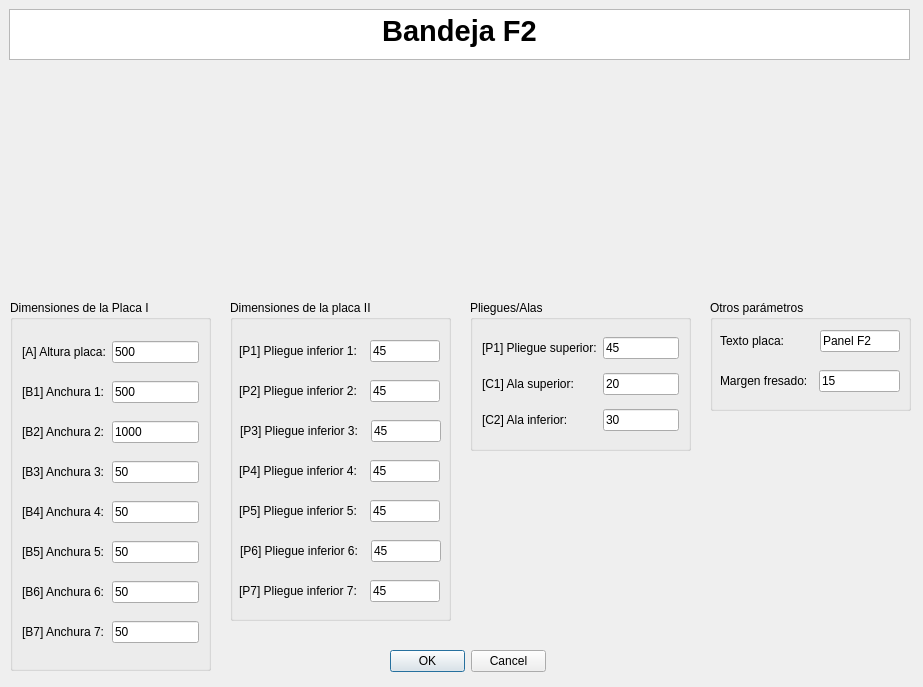
<?xml version="1.0" encoding="UTF-8"?>
<ui version="4.0">
 <class>MyPositionDialog</class>
 <widget class="QDialog" name="MyPositionDialog">
  <property name="geometry">
   <rect>
    <x>0</x>
    <y>0</y>
    <width>923</width>
    <height>687</height>
   </rect>
  </property>
  <property name="windowTitle">
   <string>Enter Position</string>
  </property>
  <property name="whatsThis">
   <string>&lt;html&gt;&lt;head/&gt;&lt;body&gt;&lt;p&gt;Esta ventana de KSDpanel te permite introducir todas las medidas correspondientes del panel seleccionado.&lt;/p&gt;&lt;p&gt;Recuerda que todas las medidas deben de ir en milimetros (mm).&lt;/p&gt;&lt;/body&gt;&lt;/html&gt;</string>
  </property>
  <widget class="QDialogButtonBox" name="buttonBox">
   <property name="geometry">
    <rect>
     <x>390</x>
     <y>650</y>
     <width>156</width>
     <height>23</height>
    </rect>
   </property>
   <property name="orientation">
    <enum>Qt::Horizontal</enum>
   </property>
   <property name="standardButtons">
    <set>QDialogButtonBox::Cancel|QDialogButtonBox::Ok</set>
   </property>
  </widget>
  <widget class="QTextBrowser" name="textBrowser">
   <property name="geometry">
    <rect>
     <x>9</x>
     <y>9</y>
     <width>901</width>
     <height>51</height>
    </rect>
   </property>
   <property name="html">
    <string>&lt;!DOCTYPE HTML PUBLIC &quot;-//W3C//DTD HTML 4.0//EN&quot; &quot;http://www.w3.org/TR/REC-html40/strict.dtd&quot;&gt;
&lt;html&gt;&lt;head&gt;&lt;meta name=&quot;qrichtext&quot; content=&quot;1&quot; /&gt;&lt;style type=&quot;text/css&quot;&gt;
p, li { white-space: pre-wrap; }
&lt;/style&gt;&lt;/head&gt;&lt;body style=&quot; font-family:'MS Shell Dlg 2'; font-size:8.25pt; font-weight:400; font-style:normal;&quot;&gt;
&lt;p align=&quot;center&quot; style=&quot; margin-top:0px; margin-bottom:0px; margin-left:0px; margin-right:0px; -qt-block-indent:0; text-indent:0px;&quot;&gt;&lt;span style=&quot; font-size:22pt; font-weight:600;&quot;&gt;Bandeja F2&lt;/span&gt;&lt;/p&gt;&lt;/body&gt;&lt;/html&gt;</string>
   </property>
  </widget>
  <widget class="QGroupBox" name="groupBox">
   <property name="geometry">
    <rect>
     <x>230</x>
     <y>300</y>
     <width>221</width>
     <height>321</height>
    </rect>
   </property>
   <property name="styleSheet">
    <string notr="true">font: 10pt &quot;MS Shell Dlg 2&quot;;</string>
   </property>
   <property name="title">
    <string>Dimensiones de la placa II</string>
   </property>
   <widget class="QLabel" name="label_14">
    <property name="geometry">
     <rect>
      <x>9</x>
      <y>40</y>
      <width>141</width>
      <height>22</height>
     </rect>
    </property>
    <property name="text">
     <string>[P1] Pliegue inferior 1:</string>
    </property>
   </widget>
   <widget class="QLineEdit" name="pliegueInf1UI">
    <property name="geometry">
     <rect>
      <x>140</x>
      <y>40</y>
      <width>70</width>
      <height>22</height>
     </rect>
    </property>
    <property name="text">
     <string>45</string>
    </property>
   </widget>
   <widget class="QLabel" name="label_15">
    <property name="geometry">
     <rect>
      <x>9</x>
      <y>80</y>
      <width>141</width>
      <height>22</height>
     </rect>
    </property>
    <property name="text">
     <string>[P2] Pliegue inferior 2:</string>
    </property>
   </widget>
   <widget class="QLineEdit" name="pliegueInf2UI">
    <property name="geometry">
     <rect>
      <x>140</x>
      <y>80</y>
      <width>70</width>
      <height>22</height>
     </rect>
    </property>
    <property name="text">
     <string>45</string>
    </property>
   </widget>
   <widget class="QLabel" name="label_16">
    <property name="geometry">
     <rect>
      <x>10</x>
      <y>120</y>
      <width>161</width>
      <height>22</height>
     </rect>
    </property>
    <property name="text">
     <string>[P3] Pliegue inferior 3:</string>
    </property>
   </widget>
   <widget class="QLineEdit" name="pliegueInf3UI">
    <property name="geometry">
     <rect>
      <x>141</x>
      <y>120</y>
      <width>70</width>
      <height>22</height>
     </rect>
    </property>
    <property name="text">
     <string>45</string>
    </property>
   </widget>
   <widget class="QLabel" name="label_17">
    <property name="geometry">
     <rect>
      <x>9</x>
      <y>160</y>
      <width>151</width>
      <height>22</height>
     </rect>
    </property>
    <property name="text">
     <string>[P4] Pliegue inferior 4:</string>
    </property>
   </widget>
   <widget class="QLineEdit" name="pliegueInf4UI">
    <property name="geometry">
     <rect>
      <x>140</x>
      <y>160</y>
      <width>70</width>
      <height>22</height>
     </rect>
    </property>
    <property name="text">
     <string>45</string>
    </property>
   </widget>
   <widget class="QLabel" name="label_18">
    <property name="geometry">
     <rect>
      <x>9</x>
      <y>200</y>
      <width>151</width>
      <height>22</height>
     </rect>
    </property>
    <property name="text">
     <string>[P5] Pliegue inferior 5:</string>
    </property>
   </widget>
   <widget class="QLineEdit" name="pliegueInf5UI">
    <property name="geometry">
     <rect>
      <x>140</x>
      <y>200</y>
      <width>70</width>
      <height>22</height>
     </rect>
    </property>
    <property name="text">
     <string>45</string>
    </property>
   </widget>
   <widget class="QLabel" name="label_19">
    <property name="geometry">
     <rect>
      <x>10</x>
      <y>240</y>
      <width>151</width>
      <height>22</height>
     </rect>
    </property>
    <property name="text">
     <string>[P6] Pliegue inferior 6:</string>
    </property>
   </widget>
   <widget class="QLineEdit" name="pliegueInf6UI">
    <property name="geometry">
     <rect>
      <x>141</x>
      <y>240</y>
      <width>70</width>
      <height>22</height>
     </rect>
    </property>
    <property name="text">
     <string>45</string>
    </property>
   </widget>
   <widget class="QLabel" name="label_21">
    <property name="geometry">
     <rect>
      <x>9</x>
      <y>280</y>
      <width>151</width>
      <height>22</height>
     </rect>
    </property>
    <property name="text">
     <string>[P7] Pliegue inferior 7:</string>
    </property>
   </widget>
   <widget class="QLineEdit" name="pliegueInf7UI">
    <property name="geometry">
     <rect>
      <x>140</x>
      <y>280</y>
      <width>70</width>
      <height>22</height>
     </rect>
    </property>
    <property name="text">
     <string>45</string>
    </property>
   </widget>
  </widget>
  <widget class="QGroupBox" name="groupBox_2">
   <property name="geometry">
    <rect>
     <x>470</x>
     <y>300</y>
     <width>221</width>
     <height>151</height>
    </rect>
   </property>
   <property name="styleSheet">
    <string notr="true">font: 10pt &quot;MS Shell Dlg 2&quot;;</string>
   </property>
   <property name="title">
    <string>Pliegues/Alas</string>
   </property>
   <layout class="QGridLayout" name="gridLayout_2">
    <item row="0" column="0">
     <widget class="QLabel" name="label_13">
      <property name="text">
       <string>[P1] Pliegue superior:</string>
      </property>
     </widget>
    </item>
    <item row="2" column="0">
     <widget class="QLabel" name="label_11">
      <property name="text">
       <string>[C1] Ala superior:</string>
      </property>
     </widget>
    </item>
    <item row="0" column="1">
     <widget class="QLineEdit" name="pliegueSuperiorUI">
      <property name="text">
       <string>45</string>
      </property>
     </widget>
    </item>
    <item row="3" column="1">
     <widget class="QLineEdit" name="alaInferiorUI">
      <property name="text">
       <string>30</string>
      </property>
     </widget>
    </item>
    <item row="2" column="1">
     <widget class="QLineEdit" name="alaSuperiorUI">
      <property name="text">
       <string>20</string>
      </property>
     </widget>
    </item>
    <item row="3" column="0">
     <widget class="QLabel" name="label_12">
      <property name="text">
       <string>[C2] Ala inferior:</string>
      </property>
     </widget>
    </item>
   </layout>
  </widget>
  <widget class="QLabel" name="imagenPanelUI">
   <property name="geometry">
    <rect>
     <x>110</x>
     <y>70</y>
     <width>711</width>
     <height>211</height>
    </rect>
   </property>
   <property name="text">
    <string/>
   </property>
   <property name="pixmap">
    <pixmap>../imagenes/REF_002cotas.jpg</pixmap>
   </property>
   <property name="scaledContents">
    <bool>true</bool>
   </property>
   <property name="wordWrap">
    <bool>false</bool>
   </property>
   <property name="margin">
    <number>0</number>
   </property>
   <property name="openExternalLinks">
    <bool>false</bool>
   </property>
  </widget>
  <widget class="QGroupBox" name="groupBox_3">
   <property name="geometry">
    <rect>
     <x>10</x>
     <y>300</y>
     <width>201</width>
     <height>371</height>
    </rect>
   </property>
   <property name="styleSheet">
    <string notr="true">font: 10pt &quot;MS Shell Dlg 2&quot;;</string>
   </property>
   <property name="title">
    <string>Dimensiones de la Placa I</string>
   </property>
   <layout class="QGridLayout" name="gridLayout">
    <item row="4" column="1">
     <widget class="QLabel" name="label_27">
      <property name="text">
       <string>[B4] Anchura 4:</string>
      </property>
     </widget>
    </item>
    <item row="0" column="1">
     <widget class="QLabel" name="label_8">
      <property name="text">
       <string>[A] Altura placa:</string>
      </property>
     </widget>
    </item>
    <item row="3" column="2">
     <widget class="QLineEdit" name="anchura3UI">
      <property name="text">
       <string>50</string>
      </property>
     </widget>
    </item>
    <item row="1" column="1">
     <widget class="QLabel" name="label_4">
      <property name="text">
       <string>[B1] Anchura 1:</string>
      </property>
     </widget>
    </item>
    <item row="2" column="2">
     <widget class="QLineEdit" name="anchura2UI">
      <property name="text">
       <string>1000</string>
      </property>
     </widget>
    </item>
    <item row="5" column="2">
     <widget class="QLineEdit" name="anchura5UI">
      <property name="text">
       <string>50</string>
      </property>
     </widget>
    </item>
    <item row="5" column="1">
     <widget class="QLabel" name="label_28">
      <property name="text">
       <string>[B5] Anchura 5:</string>
      </property>
     </widget>
    </item>
    <item row="1" column="2">
     <widget class="QLineEdit" name="anchura1UI">
      <property name="text">
       <string>500</string>
      </property>
     </widget>
    </item>
    <item row="6" column="1">
     <widget class="QLabel" name="label_29">
      <property name="text">
       <string>[B6] Anchura 6:</string>
      </property>
     </widget>
    </item>
    <item row="0" column="2">
     <widget class="QLineEdit" name="alturaPlacaUI">
      <property name="text">
       <string>500</string>
      </property>
     </widget>
    </item>
    <item row="2" column="1">
     <widget class="QLabel" name="label_22">
      <property name="text">
       <string>[B2] Anchura 2:</string>
      </property>
     </widget>
    </item>
    <item row="3" column="1">
     <widget class="QLabel" name="label_26">
      <property name="text">
       <string>[B3] Anchura 3:</string>
      </property>
     </widget>
    </item>
    <item row="4" column="2">
     <widget class="QLineEdit" name="anchura4UI">
      <property name="text">
       <string>50</string>
      </property>
     </widget>
    </item>
    <item row="6" column="2">
     <widget class="QLineEdit" name="anchura6UI">
      <property name="text">
       <string>50</string>
      </property>
     </widget>
    </item>
    <item row="7" column="1">
     <widget class="QLabel" name="label_30">
      <property name="text">
       <string>[B7] Anchura 7:</string>
      </property>
     </widget>
    </item>
    <item row="7" column="2">
     <widget class="QLineEdit" name="anchura7UI">
      <property name="text">
       <string>50</string>
      </property>
     </widget>
    </item>
   </layout>
  </widget>
  <widget class="QGroupBox" name="groupBox_4">
   <property name="geometry">
    <rect>
     <x>710</x>
     <y>300</y>
     <width>201</width>
     <height>111</height>
    </rect>
   </property>
   <property name="styleSheet">
    <string notr="true">font: 10pt &quot;MS Shell Dlg 2&quot;;</string>
   </property>
   <property name="title">
    <string>Otros parámetros</string>
   </property>
   <widget class="QLineEdit" name="margenFresadoUI">
    <property name="geometry">
     <rect>
      <x>109</x>
      <y>70</y>
      <width>81</width>
      <height>22</height>
     </rect>
    </property>
    <property name="text">
     <string>15</string>
    </property>
   </widget>
   <widget class="QLabel" name="label_20">
    <property name="geometry">
     <rect>
      <x>10</x>
      <y>70</y>
      <width>111</width>
      <height>21</height>
     </rect>
    </property>
    <property name="text">
     <string>Margen fresado:</string>
    </property>
   </widget>
   <widget class="QLabel" name="label">
    <property name="geometry">
     <rect>
      <x>10</x>
      <y>30</y>
      <width>95</width>
      <height>22</height>
     </rect>
    </property>
    <property name="text">
     <string>Texto placa:</string>
    </property>
   </widget>
   <widget class="QLineEdit" name="textoDescriptivoA0UI">
    <property name="geometry">
     <rect>
      <x>110</x>
      <y>30</y>
      <width>80</width>
      <height>22</height>
     </rect>
    </property>
    <property name="text">
     <string>Panel F2</string>
    </property>
   </widget>
  </widget>
  <zorder>groupBox_2</zorder>
  <zorder>groupBox</zorder>
  <zorder>buttonBox</zorder>
  <zorder>textBrowser</zorder>
  <zorder>imagenPanelUI</zorder>
  <zorder>groupBox_3</zorder>
  <zorder>groupBox_4</zorder>
 </widget>
 <resources/>
 <connections>
  <connection>
   <sender>buttonBox</sender>
   <signal>accepted()</signal>
   <receiver>MyPositionDialog</receiver>
   <slot>accept()</slot>
   <hints>
    <hint type="sourcelabel">
     <x>248</x>
     <y>254</y>
    </hint>
    <hint type="destinationlabel">
     <x>157</x>
     <y>274</y>
    </hint>
   </hints>
  </connection>
  <connection>
   <sender>buttonBox</sender>
   <signal>rejected()</signal>
   <receiver>MyPositionDialog</receiver>
   <slot>reject()</slot>
   <hints>
    <hint type="sourcelabel">
     <x>316</x>
     <y>260</y>
    </hint>
    <hint type="destinationlabel">
     <x>286</x>
     <y>274</y>
    </hint>
   </hints>
  </connection>
 </connections>
</ui>
